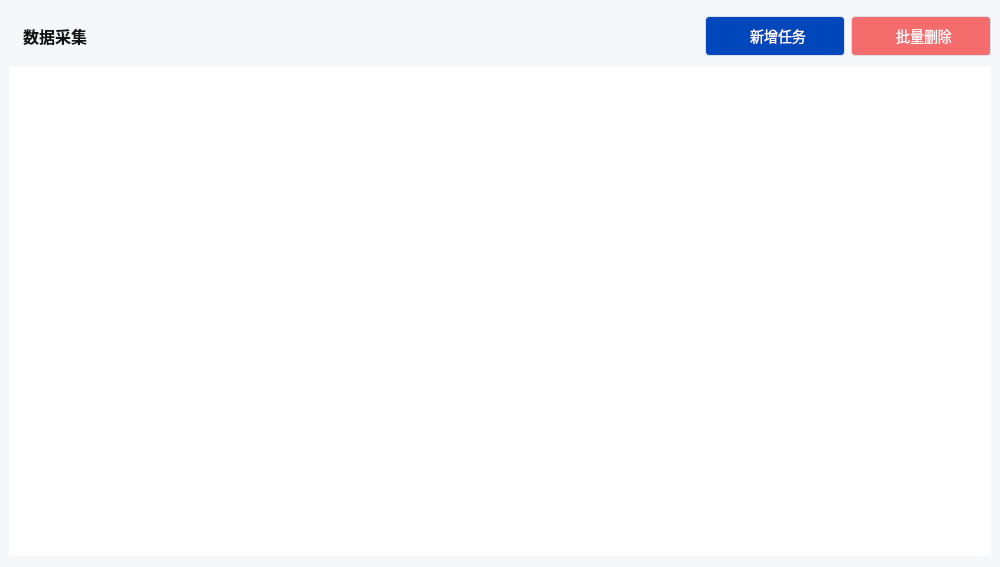
<?xml version="1.0" encoding="UTF-8"?>
<ui version="4.0">
 <class>FormDataList</class>
 <widget class="QWidget" name="FormDataList">
  <property name="geometry">
   <rect>
    <x>0</x>
    <y>0</y>
    <width>1000</width>
    <height>567</height>
   </rect>
  </property>
  <property name="sizePolicy">
   <sizepolicy hsizetype="Minimum" vsizetype="Preferred">
    <horstretch>0</horstretch>
    <verstretch>0</verstretch>
   </sizepolicy>
  </property>
  <property name="minimumSize">
   <size>
    <width>1000</width>
    <height>0</height>
   </size>
  </property>
  <property name="windowTitle">
   <string>Form</string>
  </property>
  <property name="styleSheet">
   <string notr="true">background: rgb(245,247,250);</string>
  </property>
  <layout class="QVBoxLayout" name="verticalLayout">
   <property name="leftMargin">
    <number>9</number>
   </property>
   <property name="rightMargin">
    <number>9</number>
   </property>
   <item>
    <layout class="QHBoxLayout" name="horizontalLayout">
     <item>
      <widget class="QLabel" name="label">
       <property name="sizePolicy">
        <sizepolicy hsizetype="Preferred" vsizetype="Fixed">
         <horstretch>0</horstretch>
         <verstretch>0</verstretch>
        </sizepolicy>
       </property>
       <property name="minimumSize">
        <size>
         <width>0</width>
         <height>50</height>
        </size>
       </property>
       <property name="maximumSize">
        <size>
         <width>16777215</width>
         <height>50</height>
        </size>
       </property>
       <property name="styleSheet">
        <string notr="true">opacity: 1;
font-size: 16px;
font-weight: bold;
line-height: 24px;
color: #131414;
background-image: url(:/res/image/right-arrow.png);
background-repeat: no-repeat;
background-position: left center;
text-align: left;
padding-left: 10px;</string>
       </property>
       <property name="text">
        <string>数据采集</string>
       </property>
      </widget>
     </item>
     <item>
      <spacer name="horizontalSpacer">
       <property name="orientation">
        <enum>Qt::Horizontal</enum>
       </property>
       <property name="sizeHint" stdset="0">
        <size>
         <width>40</width>
         <height>20</height>
        </size>
       </property>
      </spacer>
     </item>
     <item>
      <widget class="QPushButton" name="btnAdd">
       <property name="minimumSize">
        <size>
         <width>140</width>
         <height>40</height>
        </size>
       </property>
       <property name="maximumSize">
        <size>
         <width>16777215</width>
         <height>40</height>
        </size>
       </property>
       <property name="styleSheet">
        <string notr="true">.QPushButton{
    border-radius: 4px;
    opacity: 1;
    background: #0047BB;
    border:1px solid #DCDFE6;
    font-size: 14px;
    font-weight: normal;
    line-height: 24px;
    color: #FFFFFF;
    padding-left:16px;
    padding-right:16px;
    background-image:url(:/res/image/plus.png);
    background-repeat:no-repeat;
    background-position:left center;
    background-origin: content;
    padding-right: 10px;
}

.QPushButton:hover{
	border:1px solid #131414;
}</string>
       </property>
       <property name="text">
        <string>新增任务</string>
       </property>
      </widget>
     </item>
     <item>
      <widget class="QPushButton" name="btnDelete">
       <property name="minimumSize">
        <size>
         <width>140</width>
         <height>40</height>
        </size>
       </property>
       <property name="maximumSize">
        <size>
         <width>16777215</width>
         <height>40</height>
        </size>
       </property>
       <property name="styleSheet">
        <string notr="true">.QPushButton{
    border-radius: 4px;
    opacity: 1;
    background: #F56C6C;
    border:1px solid #DCDFE6;
    font-size: 14px;
    font-weight: normal;
    line-height: 24px;
    color: #FFFFFF;
    padding-left:16px;
    padding-right:16px;
    background-image:url(:/res/image/delete.png);
    background-repeat:no-repeat;
    background-position:left center;
    background-origin: content;
    padding-right: 10px;
}

.QPushButton:hover{
	border:1px solid #131414;
}</string>
       </property>
       <property name="text">
        <string>批量删除</string>
       </property>
      </widget>
     </item>
    </layout>
   </item>
   <item>
    <widget class="QTableView" name="tableView">
     <property name="styleSheet">
      <string notr="true">QTableView {
    background-color: #fff;
    color: #2D3440;
    border: none;
    padding: 2px 4px;
    selection-color: #2D3440;                             /*选中区域的文字颜色*/
    selection-background-color: rgb(255,255,255);        /*选中区域的背景色*/
    font-size:16px;
}
QScrollBar:vertical{
    background: transparent;
    border-radius:5px;
    width: 10px;
}
QScrollBar::handle:vertical {
    background-color: #e0e0e0;
    min-height: 242px;
    border-radius:5px;
    width: 10px;
}

/* 向上区域样式 */
QScrollBar::sub-line:vertical {
    border: none;
}

/* 向下区域样式 */
QScrollBar::add-line:vertical {
    border: none;
}

QScrollBar:horizontal{
    background: transparent;
    border-radius:5px;
    height: 10px;
}
QScrollBar::handle:horizontal {
    background-color: #e0e0e0;
    min-width: 242px;
    border-radius:5px;
    height: 10px;
}

/* 向上区域样式 */
QScrollBar::sub-line:horizontal {
  border: none;
}

/* 向下区域样式 */
QScrollBar::add-line:horizontal {
  border: none;
}</string>
     </property>
    </widget>
   </item>
  </layout>
 </widget>
 <resources/>
 <connections/>
</ui>
